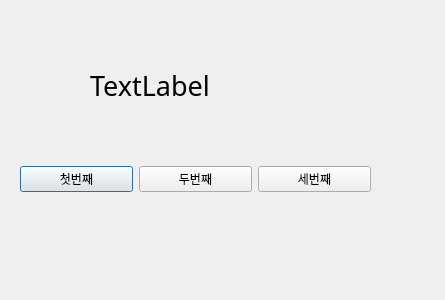
<?xml version="1.0" encoding="UTF-8"?>
<ui version="4.0">
 <class>Dialog</class>
 <widget class="QDialog" name="Dialog">
  <property name="geometry">
   <rect>
    <x>0</x>
    <y>0</y>
    <width>445</width>
    <height>300</height>
   </rect>
  </property>
  <property name="windowTitle">
   <string>Dialog</string>
  </property>
  <widget class="QLabel" name="label">
   <property name="geometry">
    <rect>
     <x>90</x>
     <y>40</y>
     <width>221</width>
     <height>91</height>
    </rect>
   </property>
   <property name="font">
    <font>
     <family>배달의민족 주아</family>
     <pointsize>20</pointsize>
    </font>
   </property>
   <property name="text">
    <string>TextLabel</string>
   </property>
  </widget>
  <widget class="QWidget" name="horizontalLayoutWidget">
   <property name="geometry">
    <rect>
     <x>20</x>
     <y>119</y>
     <width>351</width>
     <height>121</height>
    </rect>
   </property>
   <layout class="QHBoxLayout" name="horizontalLayout">
    <item>
     <widget class="QPushButton" name="pushButton">
      <property name="text">
       <string>첫번째</string>
      </property>
     </widget>
    </item>
    <item>
     <widget class="QPushButton" name="pushButton_2">
      <property name="text">
       <string>두번째</string>
      </property>
     </widget>
    </item>
    <item>
     <widget class="QPushButton" name="pushButton_3">
      <property name="text">
       <string>세번째</string>
      </property>
     </widget>
    </item>
   </layout>
  </widget>
 </widget>
 <resources/>
 <connections>
  <connection>
   <sender>pushButton</sender>
   <signal>clicked()</signal>
   <receiver>Dialog</receiver>
   <slot>firstClick()</slot>
   <hints>
    <hint type="sourcelabel">
     <x>82</x>
     <y>182</y>
    </hint>
    <hint type="destinationlabel">
     <x>121</x>
     <y>238</y>
    </hint>
   </hints>
  </connection>
  <connection>
   <sender>pushButton_2</sender>
   <signal>clicked()</signal>
   <receiver>Dialog</receiver>
   <slot>secondClick()</slot>
   <hints>
    <hint type="sourcelabel">
     <x>187</x>
     <y>185</y>
    </hint>
    <hint type="destinationlabel">
     <x>224</x>
     <y>241</y>
    </hint>
   </hints>
  </connection>
  <connection>
   <sender>pushButton_3</sender>
   <signal>clicked()</signal>
   <receiver>Dialog</receiver>
   <slot>thirdClick()</slot>
   <hints>
    <hint type="sourcelabel">
     <x>323</x>
     <y>190</y>
    </hint>
    <hint type="destinationlabel">
     <x>347</x>
     <y>244</y>
    </hint>
   </hints>
  </connection>
 </connections>
 <slots>
  <slot>firstClick()</slot>
  <slot>secondClick()</slot>
  <slot>thirdClick()</slot>
 </slots>
</ui>
